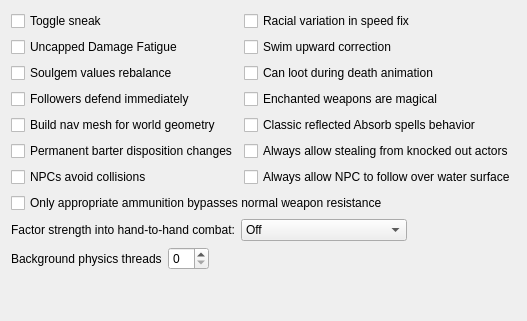
     <widget class="QWidget" name="GameMechanics">
      <attribute name="title">
       <string>Game Mechanics</string>
      </attribute>
      <layout class="QVBoxLayout">
       <item>
        <layout class="QGridLayout" name="gridLayout_3">
         <item row="3" column="1">
          <widget class="QCheckBox" name="enchantedWeaponsMagicalCheckBox">
           <property name="toolTip">
            <string>&lt;html&gt;&lt;head/&gt;&lt;body&gt;&lt;p&gt;Make enchanted weaponry without Magical flag bypass normal weapons resistance, like in Morrowind.&lt;/p&gt;&lt;/body&gt;&lt;/html&gt;</string>
           </property>
           <property name="text">
            <string>Enchanted weapons are magical</string>
           </property>
          </widget>
         </item>
         <item row="1" column="1">
          <widget class="QCheckBox" name="swimUpwardCorrectionCheckBox">
           <property name="toolTip">
            <string>&lt;html&gt;&lt;head/&gt;&lt;body&gt;&lt;p&gt;Makes player swim a bit upward from the line of sight. Applies only in third person mode. Intended to make simpler swimming without diving.&lt;/p&gt;&lt;/body&gt;&lt;/html&gt;</string>
           </property>
           <property name="text">
            <string>Swim upward correction</string>
           </property>
          </widget>
         </item>
         <item row="6" column="0">
          <widget class="QCheckBox" name="avoidCollisionsCheckBox">
           <property name="toolTip">
            <string>&lt;html&gt;&lt;head/&gt;&lt;body&gt;&lt;p&gt;If enabled NPCs apply evasion maneuver to avoid collisions with others.&lt;/p&gt;&lt;/body&gt;&lt;/html&gt;</string>
           </property>
           <property name="text">
            <string>NPCs avoid collisions</string>
           </property>
          </widget>
         </item>
         <item row="4" column="0">
          <widget class="QCheckBox" name="enableNavigatorCheckBox">
           <property name="toolTip">
            <string>&lt;html&gt;&lt;head/&gt;&lt;body&gt;&lt;p&gt;Enable navigator. When enabled background threads are started to build nav mesh for world geometry. Pathfinding system uses nav mesh to build paths. When disabled only pathgrid is used to build paths. Single-core CPU systems may have big performance impact on exiting interior location and moving across exterior world. May slightly affect performance on multi-core CPU systems. Multi-core CPU systems may have different latency for nav mesh update depending on other settings and system performance. Moving across external world, entering/exiting location produce nav mesh update. NPC and creatures may not be able to find path before nav mesh is built around them. Try to disable this if you want to have old fashioned AI which doesn’t know where to go when you stand behind that stone and casting a firebolt.&lt;/p&gt;&lt;/body&gt;&lt;/html&gt;</string>
           </property>
           <property name="text">
            <string>Build nav mesh for world geometry</string>
           </property>
          </widget>
         </item>
         <item row="0" column="0">
          <widget class="QCheckBox" name="toggleSneakCheckBox">
           <property name="toolTip">
            <string>&lt;html&gt;&lt;head/&gt;&lt;body&gt;&lt;p&gt;This setting causes the behavior of the sneak key (bound to Ctrl by default) to toggle sneaking on and off rather than requiring the key to be held down while sneaking. Players that spend significant time sneaking may find the character easier to control with this option enabled. &lt;/p&gt;&lt;/body&gt;&lt;/html&gt;</string>
           </property>
           <property name="text">
            <string>Toggle sneak</string>
           </property>
          </widget>
         </item>
         <item row="5" column="0">
          <widget class="QCheckBox" name="permanentBarterDispositionChangeCheckBox">
           <property name="toolTip">
            <string>&lt;html&gt;&lt;head/&gt;&lt;body&gt;&lt;p&gt;Make disposition change of merchants caused by trading permanent.&lt;/p&gt;&lt;/body&gt;&lt;/html&gt;</string>
           </property>
           <property name="text">
            <string>Permanent barter disposition changes</string>
           </property>
          </widget>
         </item>
         <item row="0" column="1">
          <widget class="QCheckBox" name="normaliseRaceSpeedCheckBox">
           <property name="toolTip">
            <string>&lt;html&gt;&lt;head/&gt;&lt;body&gt;&lt;p&gt;Don't use race weight in NPC movement speed calculations.&lt;/p&gt;&lt;/body&gt;&lt;/html&gt;</string>
           </property>
           <property name="text">
            <string>Racial variation in speed fix</string>
           </property>
          </widget>
         </item>
         <item row="1" column="0">
          <widget class="QCheckBox" name="uncappedDamageFatigueCheckBox">
           <property name="toolTip">
            <string>&lt;html&gt;&lt;head/&gt;&lt;body&gt;&lt;p&gt;Make Damage Fatigue magic effect uncapped like Drain Fatigue effect.&lt;/p&gt;&lt;p&gt;This means that unlike Morrowind you will be able to knock down actors using this effect.&lt;/p&gt;&lt;/body&gt;&lt;/html&gt;</string>
           </property>
           <property name="text">
            <string>Uncapped Damage Fatigue</string>
           </property>
          </widget>
         </item>
         <item row="2" column="1">
          <widget class="QCheckBox" name="canLootDuringDeathAnimationCheckBox">
           <property name="toolTip">
            <string>&lt;html&gt;&lt;head/&gt;&lt;body&gt;&lt;p&gt;If this setting is true, the player is allowed to loot actors (e.g. summoned creatures) during death animation, if they are not in combat. In this case we have to increment death counter and run disposed actor's script instantly.&lt;/p&gt;&lt;p&gt;If this setting is false, player has to wait until end of death animation in all cases. Makes using of summoned creatures exploit (looting summoned Dremoras and Golden Saints for expensive weapons) a lot harder. Conflicts with mannequin mods, which use SkipAnim to prevent end of death animation.&lt;/p&gt;&lt;/body&gt;&lt;/html&gt;</string>
           </property>
           <property name="text">
            <string>Can loot during death animation</string>
           </property>
          </widget>
         </item>
         <item row="2" column="0">
          <widget class="QCheckBox" name="rebalanceSoulGemValuesCheckBox">
           <property name="toolTip">
            <string>&lt;html&gt;&lt;head/&gt;&lt;body&gt;&lt;p&gt;Make the value of filled soul gems dependent only on soul magnitude.&lt;/p&gt;&lt;/body&gt;&lt;/html&gt;</string>
           </property>
           <property name="text">
            <string>Soulgem values rebalance</string>
           </property>
          </widget>
         </item>
         <item row="3" column="0">
          <widget class="QCheckBox" name="followersAttackOnSightCheckBox">
           <property name="toolTip">
            <string>&lt;html&gt;&lt;head/&gt;&lt;body&gt;&lt;p&gt;Make player followers and escorters start combat with enemies who have started combat with them or the player. Otherwise they wait for the enemies or the player to do an attack first.&lt;/p&gt;&lt;/body&gt;&lt;/html&gt;</string>
           </property>
           <property name="text">
            <string>Followers defend immediately</string>
           </property>
          </widget>
         </item>
         <item row="4" column="1">
          <widget class="QCheckBox" name="classicReflectedAbsorbSpellsCheckBox">
           <property name="toolTip">
            <string>&lt;html&gt;&lt;head/&gt;&lt;body&gt;&lt;p&gt;Effects of reflected Absorb spells are not mirrored -- like in Morrowind.&lt;/p&gt;&lt;/body&gt;&lt;/html&gt;</string>
           </property>
           <property name="text">
            <string>Classic reflected Absorb spells behavior</string>
           </property>
          </widget>
         </item>
         <item row="5" column="1">
          <widget class="QCheckBox" name="stealingFromKnockedOutCheckBox">
           <property name="toolTip">
            <string>&lt;html&gt;&lt;head/&gt;&lt;body&gt;&lt;p&gt;Make stealing items from NPCs that were knocked down possible during combat.&lt;/p&gt;&lt;/body&gt;&lt;/html&gt;</string>
           </property>
           <property name="text">
            <string>Always allow stealing from knocked out actors</string>
           </property>
          </widget>
         </item>
         <item row="6" column="1">
          <widget class="QCheckBox" name="allowNPCToFollowOverWaterSurfaceCheckBox">
           <property name="toolTip">
            <string>Give NPC an ability to swim over the water surface when they follow other actor independently from their ability to swim. Has effect only when nav mesh building is enabled.</string>
           </property>
           <property name="text">
            <string>Always allow NPC to follow over water surface</string>
           </property>
          </widget>
         </item>
        </layout>
       </item>
       <item>
        <widget class="QCheckBox" name="requireAppropriateAmmunitionCheckBox">
         <property name="toolTip">
          <string>&lt;html&gt;&lt;head/&gt;&lt;body&gt;&lt;p&gt;Allow non-standard ammunition solely to bypass normal weapon resistance or weakness.&lt;/p&gt;&lt;/body&gt;&lt;/html&gt;</string>
         </property>
         <property name="text">
          <string>Only appropriate ammunition bypasses normal weapon resistance</string>
         </property>
        </widget>
       </item>
       <item>
        <layout class="QHBoxLayout" name="horizontalUnarmedStrengthLayout">
         <item>
          <widget class="QLabel" name="unarmedFactorsStrengthLabel">
           <property name="text">
            <string>Factor strength into hand-to-hand combat:</string>
           </property>
          </widget>
         </item>
         <item>
          <widget class="QComboBox" name="unarmedFactorsStrengthComboBox">
           <property name="currentIndex">
            <number>0</number>
           </property>
           <item>
            <property name="text">
             <string>Off</string>
            </property>
           </item>
           <item>
            <property name="text">
             <string>Affect werewolves</string>
            </property>
           </item>
           <item>
            <property name="text">
             <string>Do not affect werewolves</string>
            </property>
           </item>
          </widget>
         </item>
         <item>
          <spacer name="horizontalSpacer_2">
           <property name="orientation">
            <enum>Qt::Horizontal</enum>
           </property>
           <property name="sizeHint" stdset="0">
            <size>
             <width>40</width>
             <height>20</height>
            </size>
           </property>
          </spacer>
         </item>
        </layout>
       </item>
       <item>
        <layout class="QHBoxLayout" name="horizontalPhysicsThreadsLayout">
         <item>
          <widget class="QLabel" name="physicsThreadsLabel">
           <property name="toolTip">
            <string>&lt;html&gt;&lt;head/&gt;&lt;body&gt;&lt;p&gt;How many threads will be spawned to compute physics update in the background. A value of 0 means that the update will be performed in the main thread.&lt;/p&gt;&lt;p&gt;A value greater than 1 requires the Bullet library be compiled with multithreading support.&lt;/p&gt;&lt;/body&gt;&lt;/html&gt;</string>
           </property>
           <property name="text">
            <string>Background physics threads</string>
           </property>
          </widget>
         </item>
         <item>
          <widget class="QSpinBox" name="physicsThreadsSpinBox"/>
         </item>
         <item>
          <spacer name="horizontalSpacer_4">
           <property name="orientation">
            <enum>Qt::Horizontal</enum>
           </property>
           <property name="sizeHint" stdset="0">
            <size>
             <width>40</width>
             <height>20</height>
            </size>
           </property>
          </spacer>
         </item>
        </layout>
       </item>
       <item>
        <spacer name="verticalSpacer_3">
         <property name="orientation">
          <enum>Qt::Vertical</enum>
         </property>
         <property name="sizeHint" stdset="0">
          <size>
           <width>20</width>
           <height>40</height>
          </size>
         </property>
        </spacer>
       </item>
      </layout>
     </widget>
